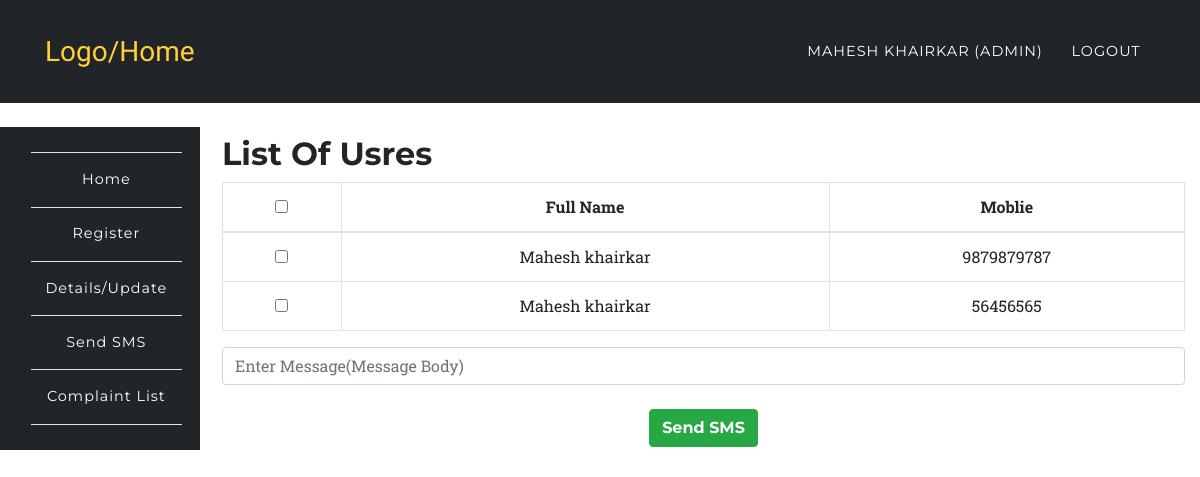
/app/sms.php (signed in), run on the app's committed database.
### tables this page shows
CREATE TABLE `users` (
  `id` int(10) UNSIGNED NOT NULL,
  `fullname` varchar(191) NOT NULL,
  `mobile` varchar(191) NOT NULL,
  `username` varchar(191) NOT NULL,
  `email` varchar(191) NOT NULL,
  `password` varchar(191) NOT NULL,
  `created_at` timestamp NULL DEFAULT CURRENT_TIMESTAMP,
  `updated_at` timestamp NULL DEFAULT CURRENT_TIMESTAMP,
  `role` varchar(100) DEFAULT 'user',
  `status` int(1) NOT NULL DEFAULT '1'
);

### app/sms.php (the view, shortened to what this page needs)
<?php
	require '../config/config.php';
		try {
			$stmt = $connect->prepare('SELECT * FROM users');
			$stmt->execute();
			$data = $stmt->fetchAll(PDO::FETCH_ASSOC);
		}
		catch(PDOException $e) {
			$errMsg = $e->getMessage();
		}
?>
<?php include '../include/header.php';?>
	<nav class="navbar navbar-expand-lg navbar-dark" style="background-color:#212529;" id="mainNav">
      <div class="container">
        <a class="navbar-brand js-scroll-trigger" href="../index.php">Logo/Home</a>
        <div class="collapse navbar-collapse" id="navbarResponsive">
          <ul class="navbar-nav text-uppercase ml-auto">
            <li class="nav-item">
              <a class="nav-link" href="login.php"><?php echo $_SESSION['fullname']; ?> <?php if($_SESSION['role'] == 'admin'){ echo "(Admin)"; } ?></a>
            </li>
            <li class="nav-item">
              <a href="../auth/logout.php" class="nav-link">Logout</a>
            </li>
          </ul>
        </div>
      </div>
    </nav>
<?php include '../include/side-nav.php';?>
<section class="wrapper" style="margin-left:16%;margin-top: -11%;">
	<div class="container">
		<div class="row">
			<div class="col-12">
				<h2>List Of Usres</h2>
				<div class="table-responsive text-center">
					<form action="" method="post">
						<table class="table table-bordered">
						  <thead>
						    <tr>
						      <th><input type="checkbox" name="" id="selectAll"></th>
						      <th>Full Name</th>
						      <th>Moblie</th>
						    </tr>
						  </thead>
						  <tbody>
						  	<?php
						  		foreach ($data as $key => $value) {
								   echo '<tr>';
								      echo '<th scope="row"><input type="checkbox" name="check[]" value="'.$value['mobile'].'" id="selectAll$key"></th>';
								      echo '<td>'.$value['fullname'].'</td>';
								      echo '<td>'.$value['mobile'].'</td>';
								   echo '</tr>';
						  		}
						  	?>
						  </tbody>
						</table>
						<input type="textarea" name="message" class="form-control" placeholder="Enter Message(Message Body)" required>
						<br>
						<button type="submit" class="btn btn-success" name='sms_alert' value="sms_alert">Send SMS</button>
					</form>
				</div>
			</div>
		</div>
	</div>
</section>
<?php include '../include/footer.php';?>

### assets/css/rent.css (style rules this page uses)
body { overflow-x: hidden; font-family: 'Roboto Slab', 'Helvetica Neue', Helvetica, Arial, sans-serif; }
a { color: #fed136; }
h1, h2, h3, h4, h5, h6 { font-weight: 700; font-family: 'Montserrat', 'Helvetica Neue', Helvetica, Arial, sans-serif; }
section { padding: 100px 0; }
@media (min-width: 768px) { section { padding: 140px 0; } }
.btn { font-family: 'Montserrat', 'Helvetica Neue', Helvetica, Arial, sans-serif; font-weight: 700; }
#mainNav { background-color: #212529; }
#mainNav .navbar-brand { color: #fed136; font-family: 'Kaushan Script', 'Helvetica Neue', Helvetica, Arial, cursive; }
#mainNav .navbar-nav .nav-item .nav-link { font-size: 90%; font-weight: 400; padding: 0.75em 0; letter-spacing: 1px; color: white; font-family: 'Montserrat', 'Helvetica Neue', Helvetica, Arial, sans-serif; }
@media (min-width: 992px) { #mainNav { padding-top: 25px; padding-bottom: 25px; -webkit-transition: padding-top 0.3s, padding-bottom 0.3s; -moz-transition: padding-top 0.3s, padding-bottom 0.3s; transition: padding-top 0.3s, padding-bottom 0.3s; border: none; background-color: transparent; } }
@media (min-width: 992px) { #mainNav .navbar-brand { font-size: 1.75em; -webkit-transition: all 0.3s; -moz-transition: all 0.3s; transition: all 0.3s; } }
@media (min-width: 992px) { #mainNav .navbar-nav .nav-item .nav-link { padding: 1.1em 1em !important; } }

### assets/css/style.css (style rules this page uses)
.navbar { border-radius: 0px; }
section { padding-left: 15px; }

### data on the page
users: fullname "Mahesh khairkar", mobile "9879879787"
users: fullname "Mahesh khairkar", mobile "56456565"

### other printed values
$_SESSION['fullname'] "MAHESH KHAIRKAR"
